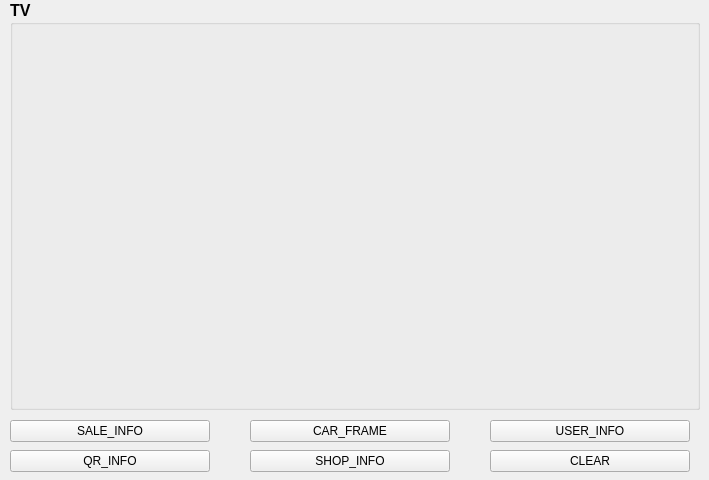
<?xml version="1.0" encoding="UTF-8"?>
<ui version="4.0">
 <class>MainWindow</class>
 <widget class="QMainWindow" name="MainWindow">
  <property name="geometry">
   <rect>
    <x>0</x>
    <y>0</y>
    <width>709</width>
    <height>480</height>
   </rect>
  </property>
  <property name="windowTitle">
   <string>DryTV</string>
  </property>
  <widget class="QWidget" name="centralwidget">
   <widget class="QGroupBox" name="groupBox">
    <property name="geometry">
     <rect>
      <x>10</x>
      <y>0</y>
      <width>690</width>
      <height>410</height>
     </rect>
    </property>
    <property name="font">
     <font>
      <pointsize>12</pointsize>
      <weight>75</weight>
      <bold>true</bold>
     </font>
    </property>
    <property name="title">
     <string>TV</string>
    </property>
    <widget class="QLabel" name="sale_info">
     <property name="geometry">
      <rect>
       <x>0</x>
       <y>20</y>
       <width>421</width>
       <height>240</height>
      </rect>
     </property>
     <property name="font">
      <font>
       <pointsize>12</pointsize>
      </font>
     </property>
     <property name="text">
      <string/>
     </property>
     <property name="alignment">
      <set>Qt::AlignCenter</set>
     </property>
    </widget>
    <widget class="QLabel" name="shop_info">
     <property name="geometry">
      <rect>
       <x>0</x>
       <y>260</y>
       <width>421</width>
       <height>70</height>
      </rect>
     </property>
     <property name="font">
      <font>
       <pointsize>10</pointsize>
      </font>
     </property>
     <property name="text">
      <string/>
     </property>
     <property name="alignment">
      <set>Qt::AlignCenter</set>
     </property>
    </widget>
    <widget class="QLabel" name="user_info">
     <property name="geometry">
      <rect>
       <x>0</x>
       <y>330</y>
       <width>421</width>
       <height>70</height>
      </rect>
     </property>
     <property name="font">
      <font>
       <pointsize>10</pointsize>
      </font>
     </property>
     <property name="text">
      <string/>
     </property>
     <property name="alignment">
      <set>Qt::AlignCenter</set>
     </property>
    </widget>
    <widget class="QLabel" name="car_frame">
     <property name="geometry">
      <rect>
       <x>420</x>
       <y>20</y>
       <width>270</width>
       <height>172</height>
      </rect>
     </property>
     <property name="font">
      <font>
       <pointsize>10</pointsize>
      </font>
     </property>
     <property name="text">
      <string/>
     </property>
    </widget>
    <widget class="QLabel" name="qr_info">
     <property name="geometry">
      <rect>
       <x>440</x>
       <y>190</y>
       <width>218</width>
       <height>210</height>
      </rect>
     </property>
     <property name="text">
      <string/>
     </property>
    </widget>
   </widget>
   <widget class="QToolButton" name="btn_sale_info">
    <property name="geometry">
     <rect>
      <x>10</x>
      <y>420</y>
      <width>200</width>
      <height>22</height>
     </rect>
    </property>
    <property name="text">
     <string>SALE_INFO</string>
    </property>
   </widget>
   <widget class="QToolButton" name="btn_car_frame">
    <property name="geometry">
     <rect>
      <x>250</x>
      <y>420</y>
      <width>200</width>
      <height>22</height>
     </rect>
    </property>
    <property name="text">
     <string>CAR_FRAME</string>
    </property>
   </widget>
   <widget class="QToolButton" name="btn_user_info">
    <property name="geometry">
     <rect>
      <x>490</x>
      <y>420</y>
      <width>200</width>
      <height>22</height>
     </rect>
    </property>
    <property name="text">
     <string>USER_INFO</string>
    </property>
   </widget>
   <widget class="QToolButton" name="btn_qr_info">
    <property name="geometry">
     <rect>
      <x>10</x>
      <y>450</y>
      <width>200</width>
      <height>22</height>
     </rect>
    </property>
    <property name="text">
     <string>QR_INFO</string>
    </property>
   </widget>
   <widget class="QToolButton" name="btn_shop_info">
    <property name="geometry">
     <rect>
      <x>250</x>
      <y>450</y>
      <width>200</width>
      <height>22</height>
     </rect>
    </property>
    <property name="text">
     <string>SHOP_INFO</string>
    </property>
   </widget>
   <widget class="QToolButton" name="btn_clear">
    <property name="geometry">
     <rect>
      <x>490</x>
      <y>450</y>
      <width>200</width>
      <height>22</height>
     </rect>
    </property>
    <property name="text">
     <string>CLEAR</string>
    </property>
   </widget>
  </widget>
 </widget>
 <resources/>
 <connections/>
</ui>
